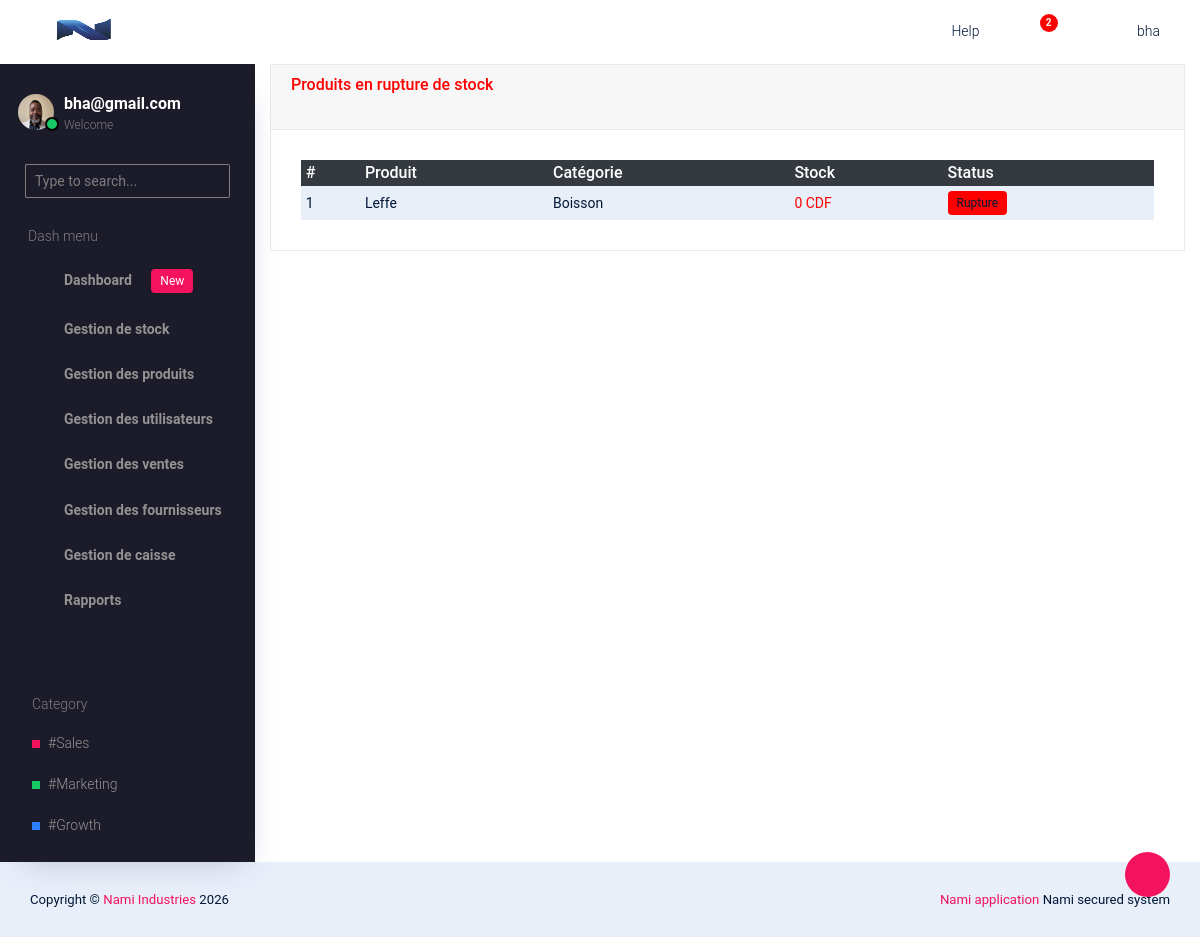
The app's page /main/rapport/produits/rupture-en-stock/ (signed in) with its own data.
### companie/models.py (models this page shows, shortened)
class Company(models.Model):
    BUSINESS_TYPES = (
        ('etablissement', 'Etablissement'),
        ('societe', 'Societe'),
    )
    ESTABLISHMENT_TYPES = (
        ('pme', 'PME'),
        ('ipme', 'IPME'),
        ('ecs', 'Entreprise en commandite simple'),
    )
    COMPANY_TYPES = (
        ('sa', 'Societe par actions'),
        ('sarl', 'Societe a responsabilite limitee'),
        ('personnes', 'Societe de personnes'),
    )
    CURRENCY_CHOICES = (
        ('BIF', 'Franc Burundais (BIF)'),
        ('USD', 'Dollar Americain (USD)'),
        ('EUR', 'Euro (EUR)'),
        ('CDF', 'Franc Congolais (CDF)'),
    )
    name = models.CharField(max_length=200)
    owner_name = models.CharField(max_length=200)
    business_type = models.CharField(max_length=20, choices=BUSINESS_TYPES)
    sub_type = models.CharField(max_length=50, blank=True)
    registration_number = models.CharField(max_length=150)
    country = CountryField()
    province = models.CharField(max_length=100)
    email = models.EmailField()
    phone = models.CharField(max_length=30)
    address = models.CharField(max_length=255, blank=True, null=True)
    website = models.URLField(blank=True, null=True)
    currency = models.CharField(
        max_length=10,
        choices=CURRENCY_CHOICES,
        default='CDF'
    )
    tva = models.DecimalField(max_digits=12, decimal_places=2, default=Decimal("0.00"))
    logo = models.ImageField(
        upload_to='company_logo/',
        blank=True,
        null=True
    )
    created_at = models.DateTimeField(auto_now_add=True)

### account/models.py (models this page shows, shortened)
class Profile(models.Model):
    user = models.OneToOneField(User, on_delete=models.CASCADE)
    photo = models.ImageField(upload_to="profiles/", blank=True, null=True)

### product/models.py (models this page shows, shortened)
class Product(models.Model):
    MANAGEMENT_METHODE_TYPE = [
        ('FIFO','FIFO'),
        ('LIFO','LIFO'),
    ]
    category = models.ForeignKey(
        CategoryProduct,
        on_delete=models.SET_NULL,
        null=True,
        blank=True,
        related_name="products"
    )
    name = models.CharField(max_length=200)
    perishable = models.BooleanField(default=False)
    expiration_date = models.DateField(null=True, blank=True)
    management_method = models.CharField(max_length=10, choices=MANAGEMENT_METHODE_TYPE, default='FIFO')
    created_at = models.DateTimeField(auto_now_add=True)
    purchase_price = models.DecimalField(max_digits=15, decimal_places=2, null=True, blank=True)
    selling_price = models.DecimalField(max_digits=15, decimal_places=2, null=True, blank=True)
    minimum_stock = models.IntegerField(default=5)
    @property
    def current_stock(self):
        return self.stockentry_set.aggregate(
            total=Sum('remaining_quantity')
        )['total'] or 0
    @property
    def stock_value(self):
        entries = self.stockentry_set.all()
        total = Decimal('0')
        for entry in entries:
            if entry.remaining_quantity and entry.total_cost:
                unit_cost = entry.total_cost / entry.quantity
                total += unit_cost * entry.remaining_quantity
        return total

class CategoryProduct(models.Model):
    name = models.CharField(max_length=100, unique=True)
    description = models.TextField(blank=True, null=True)
    created_at = models.DateTimeField(auto_now_add=True)
    def __str__(self):
        return self.name

### stock/models.py (models this page shows, shortened)
class StockEntry(models.Model):
    product = models.ForeignKey(Product, on_delete=models.CASCADE)
    supplier = models.ForeignKey(Supplier, on_delete=models.SET_NULL, null=True)
    date = models.DateTimeField(default=timezone.now)
    quantity = models.PositiveIntegerField()
    remaining_quantity = models.PositiveIntegerField(editable=False, null=True)
    unit_cost = models.DecimalField(max_digits=15, decimal_places=2, null=True)
    total_cost = models.DecimalField(max_digits=15, decimal_places=2, null=True, blank=True)
    entered_by = models.ForeignKey(User, on_delete=models.SET_NULL, null=True)
    reason = models.CharField(max_length=255, blank=True, null=True)

### rapports/views.py (the view)
# urls.py: path('produits/rupture-en-stock/', views.produits_rupture_stock, name='produits_rupture_stock'),
def produits_rupture_stock(request):
    produits = Product.objects.all()
    produits_rupture = [
        p for p in produits if p.current_stock <= 5
    ]
    context = {
        "produits": produits_rupture
    }
    return render(request, "produits_rupture_stock.html", context)

### core/context_processors.py (called while the page is built)
def company_info(request):
	company = Company.objects.first()
	return {
		'company':company
	}

### rapports/templates/produits_rupture_stock.html (shortened to what this page needs)
{% extends 'base.html' %}
{% block content %}
{% load humanize %}
<div class="container-fluid">
	<div class="card">
		<div class="card-header">
			<h4 class="mb-4 text-danger">
				Produits en rupture de stock
			</h4>
		</div>
		<div class="card-body">
			<div class="table-responsive">
				<table class="table table-sm table-striped">
					<thead class="table-dark">
						<tr>
							<th>#</th>
							<th>Produit</th>
							<th>Catégorie</th>
							<th>Stock</th>
							<th>Status</th>
						</tr>
					</thead>
					<tbody>
						{% for p in produits %}
						<tr>
							<td>{{ forloop.counter }}</td>
							<td>{{ p.name }}</td>
							<td>{{ p.category }}</td>
							<td class="text-danger">{{ p.stock_value|intcomma }} {{company.currency}}</td>
							<td>
								<span class="badge bg-danger">
								Rupture
								</span>
							</td>
						</tr>
						{% empty %}
						<tr>
							<td colspan="5" class="text-center text-success">
								Aucun produit en rupture
							</td>
						</tr>
						{% endfor %}
					</tbody>
				</table>
			</div>
		</div>
	</div>
</div>
{% endblock %}

### core/templates/base.html (shortened to what this page needs)
{% load static %}
<!DOCTYPE html>
<html lang="en">
  <head>
    <link rel="stylesheet" href="{% static 'vendors/typicons.font/font/typicons.css' %}">
    <link rel="stylesheet" href="{% static 'vendors/css/vendor.bundle.base.css' %}">
    <link rel="stylesheet" href="{% static 'css/vertical-layout-light/style.css' %}">
  </head>
  <body>
    <div class="container-scroller">
      <nav class="navbar col-lg-12 col-12 p-0 fixed-top d-flex flex-row">
        <div class="text-center navbar-brand-wrapper d-flex align-items-center justify-content-center">
          <a class="navbar-brand brand-logo" href="{% url 'dashboard:admin_dashboard' %}">
            {% if company and company.logo %}
            <img src="{{ company.logo.url }}" class="img-fluid" alt="logo"/>
            {% else %}
            <img src="{% static 'images/logo-mini.svg' %}" alt="logo"/>
            {% endif %}
          </a>
          <button class="navbar-toggler navbar-toggler align-self-center d-none d-lg-flex" type="button" data-toggle="minimize">
            <span class="typcn typcn-th-menu"></span>
          </button>
        </div>
        <div class="navbar-menu-wrapper d-flex align-items-center justify-content-end">
          <ul class="navbar-nav navbar-nav-right">
            <li class="nav-item d-none d-lg-flex  mr-2">
              <a class="nav-link" href="#">
                Help
              </a>
            </li>
            <li class="nav-item dropdown  d-flex">
              <a class="nav-link count-indicator dropdown-toggle d-flex align-items-center justify-content-center" id="notificationDropdown" href="#" data-toggle="dropdown">
                <i class="typcn typcn-bell mr-0"></i>
                <span class="count bg-danger">2</span>
              </a>
            </li>
            <li class="nav-item nav-profile dropdown">
              {% if user.is_authenticated %}
              <a class="nav-link dropdown-toggle  pl-0 pr-0" href="#" data-toggle="dropdown" id="profileDropdown">
                <i class="typcn typcn-user-outline mr-0"></i>
                <span class="nav-profile-name">{{ user.username }}</span>
              </a>
              {% endif %}
            </li>
          </ul>
        </div>
      </nav>
      <div class="container-fluid page-body-wrapper">
        <div class="theme-setting-wrapper">
          <div id="settings-trigger"><i class="typcn typcn-cog-outline"></i></div>
        </div>
        <nav class="sidebar sidebar-offcanvas" id="sidebar">
        <ul class="nav">
          <li class="nav-item">
            <div class="d-flex sidebar-profile">
              {% if user.is_authenticated %}
                {% if request.user.profile.photo %}
                  <div class="sidebar-profile-image">
                    <img src="{{ request.user.profile.photo.url }}" alt="image">
                    <span class="sidebar-status-indicator"></span>
                  </div>
                {% endif %}
              <div class="sidebar-profile-name">
                <p class="sidebar-name">
                  {{ user.email }}
                </p>
                <p class="sidebar-designation">
                  Welcome
                </p>
              </div>
              {% endif %}
            </div>
            <div class="nav-search">
              <div class="input-group">
                <input type="text" class="form-control" placeholder="Type to search..." aria-label="search" aria-describedby="search">
                <div class="input-group-append">
                  <span class="input-group-text" id="search">
                    <i class="typcn typcn-zoom"></i>
                  </span>
                </div>
              </div>
            </div>
            <p class="sidebar-menu-title">Dash menu</p>
          </li>
          {% for group in request.user.groups.all %}
            {% if group.name == "Admin" or group.name == "Caisse" or group.name == "Gestionnaire_stock" %}
            <li class="nav-item">
              <a class="nav-link" href="{% url 'dashboard:admin_dashboard' %}">
                <i class="typcn typcn-device-desktop menu-icon"></i>
                <span class="menu-title">Dashboard <span class="badge badge-primary ml-3">New</span></span>
              </a>
            </li>
            {% endif %}
            {% if group.name == "Admin" or group.name == "Gestionnaire_stock" %}
            <li class="nav-item">
              <a class="nav-link" data-toggle="collapse" href="#ui-basic" aria-expanded="false" aria-controls="ui-basic">
                <i class="typcn typcn-briefcase menu-icon"></i>
                <span class="menu-title">Gestion de stock</span>
                <i class="typcn typcn-chevron-right menu-arrow"></i>
              </a>
            </li>
          {% endif %}
          {% if group.name == "Admin" or group.name == "Gestionnaire_stock" %}
          <li class="nav-item">
            <a class="nav-link" data-toggle="collapse" href="#form-elements" aria-expanded="false" aria-controls="form-elements">
              <i class="typcn typcn-film menu-icon"></i>
              <span class="menu-title">Gestion des produits</span>
              <i class="menu-arrow"></i>
            </a>
          </li>
          {% endif %}
          {% if group.name == "Admin" %}
          <li class="nav-item">
            <a class="nav-link" data-toggle="collapse" href="#charts" aria-expanded="false" aria-controls="charts">
              <i class="typcn typcn-chart-pie-outline menu-icon"></i>
              <span class="menu-title">Gestion des utilisateurs</span>
              <i class="menu-arrow"></i>
            </a>
          </li>
          {% endif %}
          {% if group.name == "Admin" or group.name == "Caisse" %}
          <li class="nav-item">
            <a class="nav-link" data-toggle="collapse" href="#tables" aria-expanded="false" aria-controls="tables">
              <i class="typcn typcn-th-small-outline menu-icon"></i>
              <span class="menu-title">Gestion des ventes</span>
              <i class="menu-arrow"></i>
            </a>
          </li>
          {% endif %}
          {% if group.name == "Admin" %}
          <li class="nav-item">
            <a class="nav-link" data-toggle="collapse" href="#auth" aria-expanded="false" aria-controls="auth">
              <i class="typcn typcn-user-add-outline menu-icon"></i>
              <span class="menu-title">Gestion des fournisseurs</span>
              <i class="menu-arrow"></i>
            </a>
          </li>
          {% endif %}
          {% if group.name == "Admin" or group.name == "Caisse" %}
          <li class="nav-item">
            <a class="nav-link" data-toggle="collapse" href="#error" aria-expanded="false" aria-controls="error">
              <i class="typcn typcn-globe-outline menu-icon"></i>
              <span class="menu-title">Gestion de caisse</span>
              <i class="menu-arrow"></i>
            </a>
          </li>
          {% endif %}
          {% if group.name == "Admin" %}
          <li class="nav-item">
            <a class="nav-link" data-toggle="collapse" href="#rapport" aria-expanded="false" aria-controls="rapport">
              <i class="typcn typcn-document-text menu-icon"></i>
              <span class="menu-title">Rapports</span>
              <i class="menu-arrow"></i>
            </a>
          </li>
          {% endif %}
          {% endfor %}
        </ul>
        <ul class="sidebar-legend">
          <li>
            <p class="sidebar-menu-title">Category</p>
          </li>
          <li class="nav-item"><a href="#" class="nav-link">#Sales</a></li>
          <li class="nav-item"><a href="#" class="nav-link">#Marketing</a></li>
          <li class="nav-item"><a href="#" class="nav-link">#Growth</a></li>
        </ul>
      </nav>
        {% block content %}{% endblock %}
    </div>
  </body>
  <footer class="footer">
  <div class="d-sm-flex justify-content-center justify-content-sm-between">
    <span class="text-center text-sm-left d-block d-sm-inline-block">Copyright © <a href="https://" target="_blank">Nami Industries</a> 2026</span>
    <span class="float-none float-sm-right d-block mt-1 mt-sm-0 text-center"><a href="https://" target="_blank">Nami application </a>Nami secured system</span>
  </div>
</footer>
</html>

### records on screen
Company: logo (picture), currency "CDF"
Product: name "Leffe", category "Boisson", stock_value "0"

### other values on screen
{{ user.username }} "bha"
{{ user.email }} "bha@gmail.com"
